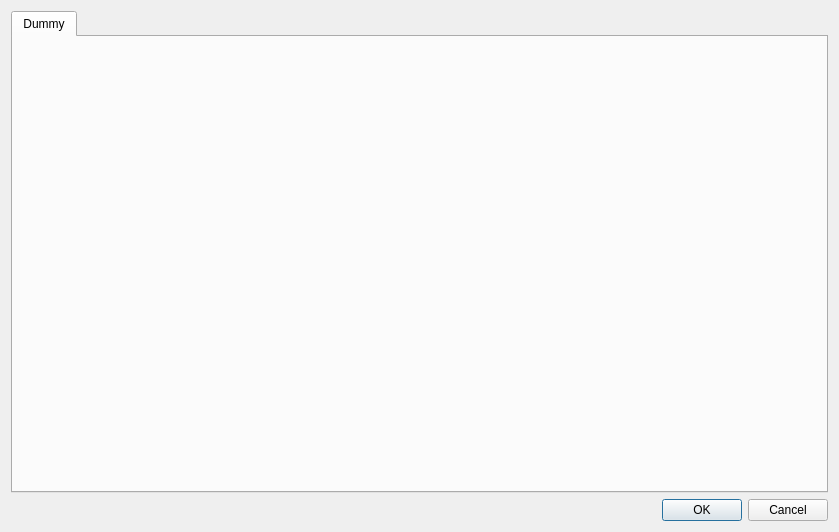
<?xml version="1.0" encoding="UTF-8"?>
<ui version="4.0">
 <class>EditDictionaries</class>
 <widget class="QDialog" name="EditDictionaries">
  <property name="geometry">
   <rect>
    <x>0</x>
    <y>0</y>
    <width>839</width>
    <height>532</height>
   </rect>
  </property>
  <property name="windowTitle">
   <string>Dictionaries</string>
  </property>
  <layout class="QVBoxLayout" name="verticalLayout">
   <item>
    <widget class="QTabWidget" name="tabs">
     <property name="currentIndex">
      <number>0</number>
     </property>
     <widget class="QWidget" name="dummy">
      <attribute name="title">
       <string notr="true">Dummy</string>
      </attribute>
     </widget>
    </widget>
   </item>
   <item>
    <widget class="QDialogButtonBox" name="buttons">
     <property name="orientation">
      <enum>Qt::Horizontal</enum>
     </property>
     <property name="standardButtons">
      <set>QDialogButtonBox::Cancel|QDialogButtonBox::Ok</set>
     </property>
    </widget>
   </item>
  </layout>
 </widget>
 <resources/>
 <connections>
  <connection>
   <sender>buttons</sender>
   <signal>accepted()</signal>
   <receiver>EditDictionaries</receiver>
   <slot>accept()</slot>
   <hints>
    <hint type="sourcelabel">
     <x>248</x>
     <y>254</y>
    </hint>
    <hint type="destinationlabel">
     <x>157</x>
     <y>274</y>
    </hint>
   </hints>
  </connection>
  <connection>
   <sender>buttons</sender>
   <signal>rejected()</signal>
   <receiver>EditDictionaries</receiver>
   <slot>reject()</slot>
   <hints>
    <hint type="sourcelabel">
     <x>316</x>
     <y>260</y>
    </hint>
    <hint type="destinationlabel">
     <x>286</x>
     <y>274</y>
    </hint>
   </hints>
  </connection>
 </connections>
</ui>
